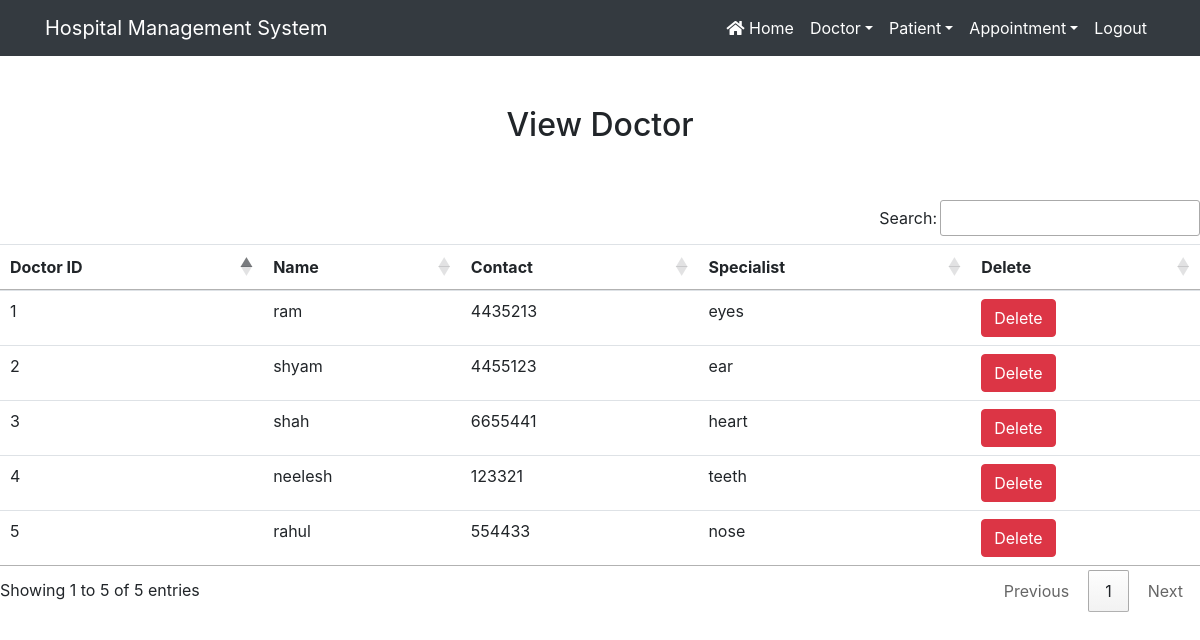
/view_doctor/ (signed in), run on the app's committed database.
### hospital/models.py (models this page shows, shortened)
class Doctor(models.Model):
    name = models.CharField(max_length=50)
    mobile = models.IntegerField()
    specialist = models.CharField(max_length=50)

### hospital/views.py (the view)
# urls.py: path('view_doctor/', View_Doctor, name='view_doctor'),
def View_Doctor(request):
    if not request.user.is_staff:
        return redirect('login')
    doc = Doctor.objects.all()
    context = {
        'doc':doc
    }
    return render(request, 'hospital/view_doctor.html', context)

### hospital/templates/hospital/view_doctor.html
{% extends 'hospital/navigation.html' %}
{% block content %}
<div class="container" style="margin-top:50px">
    <h2 class="text-center">View Doctor</h2>
    <br><br>
</div>
<table class="table teble-hover" id="example">
    <thead>
        <tr>
            <th>Doctor ID</th>
            <th>Name</th>
            <th>Contact</th>
            <th>Specialist</th>
            <th>Delete</th>
        </tr>
    </thead>
    <tbody>
    {% for i in doc %}
        <tr>
            <td>{{ i.id }}</td>
            <td>{{ i.name }}</td>
            <td>{{ i.mobile }}</td>
            <td>{{ i.specialist }}</td>
            <td><a href="{% url 'delete_doctor' i.id %}" onclick="return confirm('Are you Really want to Delete?')" class="btn btn-danger">Delete</a></td>
        </tr>
    {% endfor %}
    </tbody>
</table>
{% endblock %}

### hospital/templates/hospital/navigation.html (shortened to what this page needs)
{% load static %}
<!DOCTYPE html>
<html lang="en">
<head>
    <link rel="stylesheet" href="https://maxcdn.bootstrapcdn.com/bootstrap/4.3.1/css/bootstrap.min.css">
    <link rel="stylesheet" href="https://use.fontawesome.com/releases/v5.6.3/css/all.css"></head>
    <link rel="stylesheet" type="text/css" href="{% static 'css/mystyle.css' %}">
        <link rel="stylesheet" href="https://cdn.datatables.net/1.10.24/css/jquery.dataTables.min.css">
        <link rel="stylesheet" href="https://cdn.datatables.net/buttons/1.7.0/css/buttons.dataTables.min.css">
</head>
<body>
    <nav class="navbar navbar-expand-sm bg-dark navbar-dark">
        <div class="container">
        <a class="navbar-brand" href="#">Hospital Management System</a>
        <div class="collapse navbar-collapse" id="myMenu">
            <ul class="navbar-nav text-center ml-auto">
                {% if request.user.is_staff %}
                <li class="nav-item"><a class="nav-link" href="{% url 'home' %}"><i class="fas fa-home"></i> Home</a></li>
                    <li class="nav-item dropdown"><a class="nav-link dropdown-toggle" data-toggle="dropdown" href="#">Doctor</a>
                    </li>
                    <li class="nav-item dropdown"><a class="nav-link dropdown-toggle" data-toggle="dropdown" href="#">Patient</a>
                    </li>
                    <li class="nav-item dropdown"><a class="nav-link dropdown-toggle" data-toggle="dropdown" href="#">Appointment</a>
                    </li>
                    <li class="nav-item"><a class="nav-link" href="{% url 'logout' %}">Logout</a></li>
                {% endif %}
            </ul>
        </div>
        </div>
    </nav>
    {% block content %}
    {% endblock %}
</body>
</html>

### hospital/static/css/mystyle.css (style rules this page uses)
.nav-link { color: white !important; }

### data on the page
Doctor: id "1", name "ram", mobile "4435213", specialist "eyes"
Doctor: id "2", name "shyam", mobile "4455123", specialist "ear"
Doctor: id "3", name "shah", mobile "6655441", specialist "heart"
Doctor: id "4", name "neelesh", mobile "123321", specialist "teeth"
Doctor: id "5", name "rahul", mobile "554433", specialist "nose"
